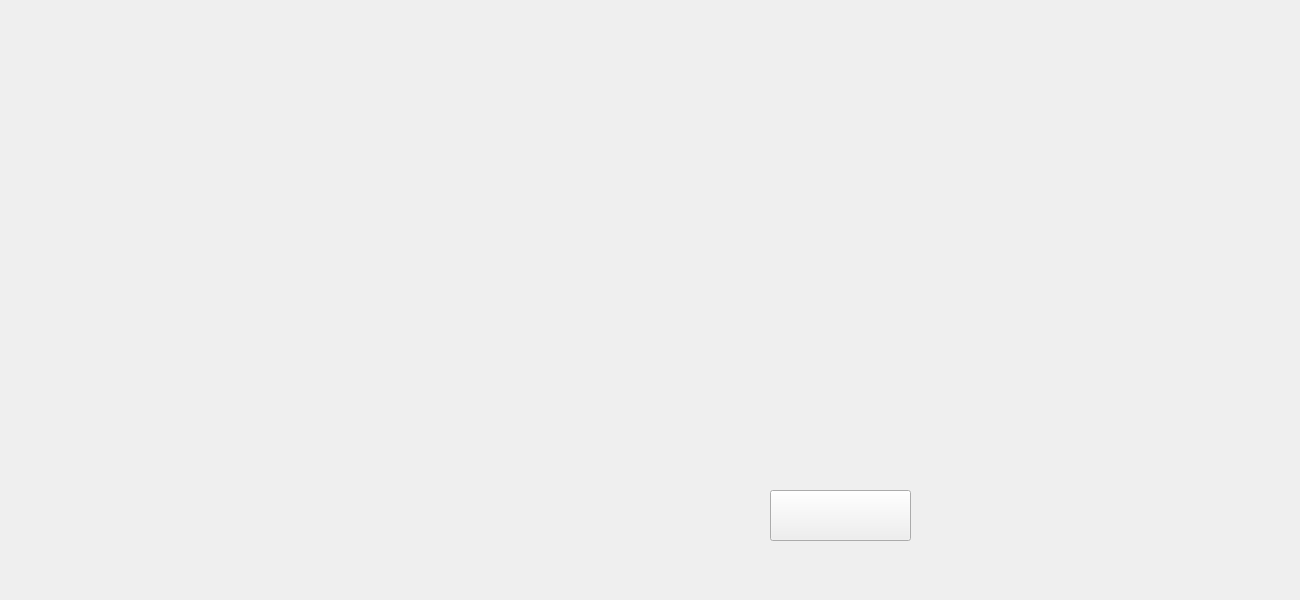
<?xml version="1.0" encoding="UTF-8"?>
<ui version="4.0">
 <class>Dia</class>
 <widget class="QWidget" name="Dia">
  <property name="geometry">
   <rect>
    <x>0</x>
    <y>0</y>
    <width>1300</width>
    <height>600</height>
   </rect>
  </property>
  <property name="focusPolicy">
   <enum>Qt::StrongFocus</enum>
  </property>
  <property name="windowTitle">
   <string>Form</string>
  </property>
  <property name="styleSheet">
   <string notr="true"/>
  </property>
  <widget class="QLabel" name="label">
   <property name="geometry">
    <rect>
     <x>120</x>
     <y>100</y>
     <width>1031</width>
     <height>461</height>
    </rect>
   </property>
   <property name="styleSheet">
    <string notr="true">border-image: url(:/Pictures/DiaBlueSpear.png);</string>
   </property>
   <property name="text">
    <string/>
   </property>
  </widget>
  <widget class="QPushButton" name="pushButton">
   <property name="geometry">
    <rect>
     <x>770</x>
     <y>490</y>
     <width>141</width>
     <height>51</height>
    </rect>
   </property>
   <property name="focusPolicy">
    <enum>Qt::NoFocus</enum>
   </property>
   <property name="styleSheet">
    <string notr="true">border-image: url(:/Pictures/DiaSpace.png);</string>
   </property>
   <property name="text">
    <string/>
   </property>
  </widget>
 </widget>
 <resources/>
 <connections/>
</ui>
